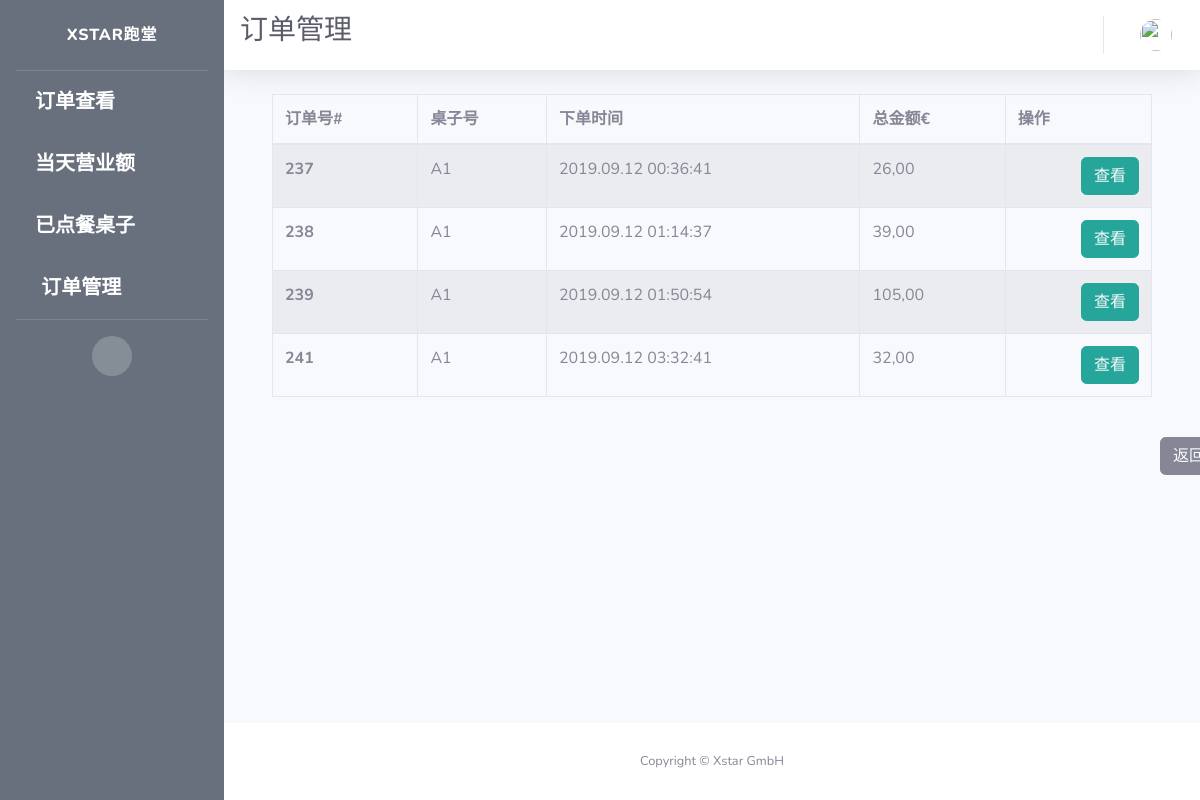
The app's page /alacarte/orders/manage, older data.
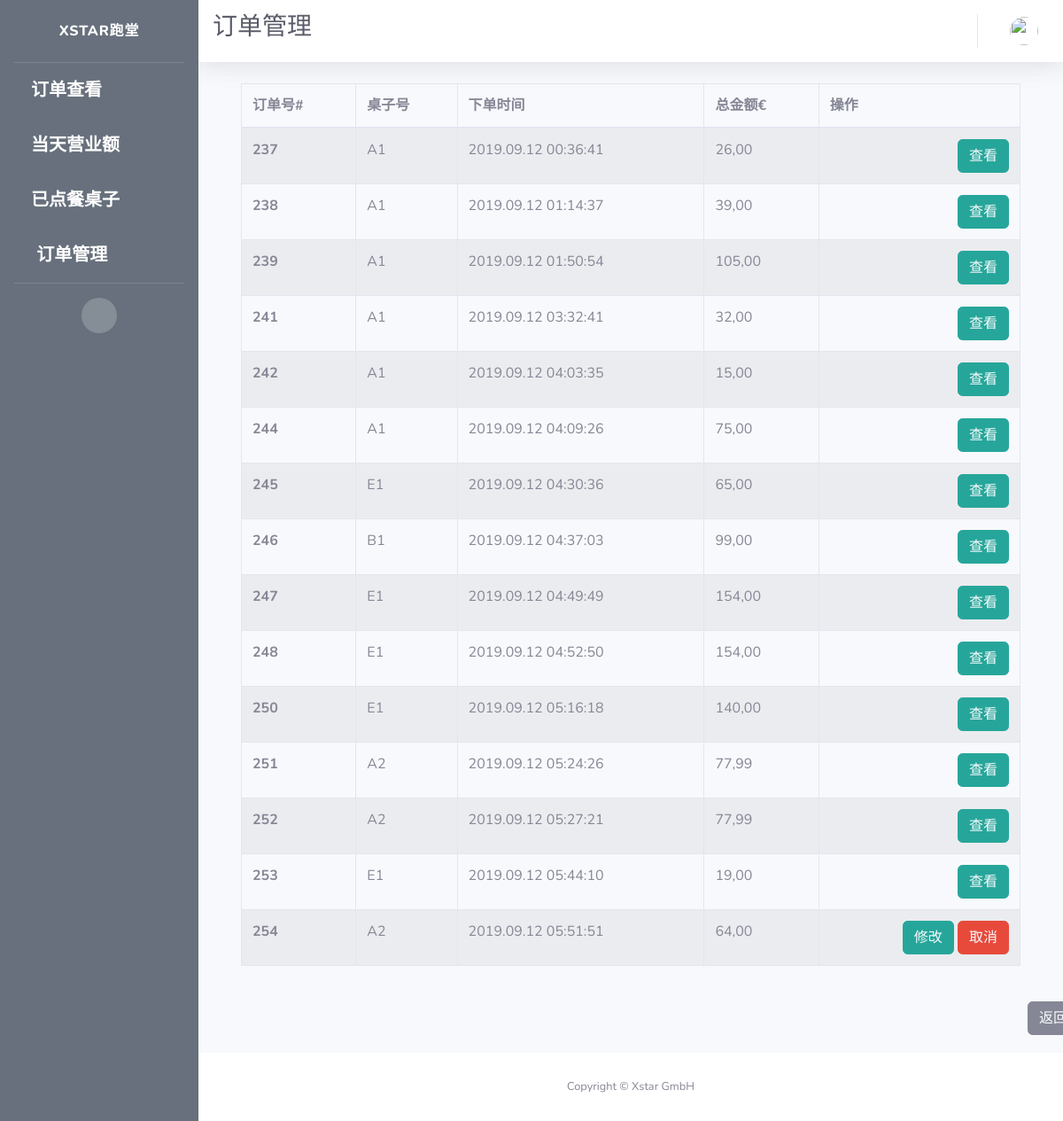
The same page, newer data.
### app/models.py (models this page shows)
class Order(db.Model):
    id = db.Column(db.Integer, primary_key=True, unique=True, index=True)
    totalPrice = db.Column(db.Float, unique=False)
    orderNumber = db.Column(db.String(200), unique=True)
    timeCreated = db.Column(db.DateTime, default=datetime.utcnow)
    isPaid = db.Column(db.Boolean, default=False)
    isReady = db.Column(db.Boolean, default=False)
    isPickedUp = db.Column(db.Boolean, default=False)
    items = db.Column(db.String(1500))
    pay_via = db.Column(db.String(100))
    type = db.Column(db.String(100))
    container = db.Column(db.String(300))
    mealPrinted = db.Column(db.Boolean, default=False)
    printed = db.Column(db.Boolean, default=False)
    settleTime = db.Column(db.DateTime)
    settleID = db.Column(db.String(500))
    table_name = db.Column(db.String(500))
    seat_number = db.Column(db.String(500))
    isCancelled = db.Column(db.Boolean(), default=False)
    dishes = db.Column(db.String(1500))
    discount = db.Column(db.Float)
    discount_rate = db.Column(db.Float)
    subtype = db.Column(db.String(500))

### app/routes.py (the view)
@app.route("/alacarte/orders/manage")
def alacarte_orders_manage():
    orders = db.session.query(Order).filter(
        Order.type == "In").all()
    cur_orders = [order for order in orders if order.timeCreated.date()
                  == today]
    items = {order.id: json.loads(order.items) for order in cur_orders}
    context = dict(title="订单管理",
                   open_orders=cur_orders,
                   items=items,
                   company_name=company_info.get('company_name'),
                   referrer=request.headers.get('Referer'),
                   datetime_format=datetime_format,
                   formatter=formatter)
    return render_template("alacarte_orders_admin.html", **context)

### app/utilities.py (called while the page is built)
def formatter(number):
    if number == 0:
        number = '{:.2f}'.format(round(number, 2))
        number = number.replace(".", ",")
        return number
    number = format_decimal(round(float(number), 2), locale="de_DE")
    if len(number.split(",")) == 1:
        number = number + ",00"
        return number
    if len(number.split(",")[1]) == 1:
        number = number + "0"
        return number
    return number

### app/templates/alacarte_orders_admin.html (shortened to what this page needs)
{% extends 'waiter_admin.html' %}
{% block css %}
<link rel="stylesheet" type="text/css" href="https://cdn.datatables.net/1.10.19/css/jquery.dataTables.css">
<link rel="stylesheet" type="text/css" href="https://cdnjs.cloudflare.com/ajax/libs/twitter-bootstrap/4.1.3/css/bootstrap.css">
<link rel="stylesheet" type="text/css" href="https://cdn.datatables.net/1.10.19/css/dataTables.bootstrap4.min.css">
{% endblock %}
{% block title %}
<h1 class="h3 mb-2 text-gray-800">{{title}}</h1>
{% endblock %}
{% block content %}
<div class="container">
  <div class="row">
    <div class="col-sm-12">
      <table id="example" class="table table-striped table-bordered">
        <thead>
          <tr>
            <th scope="col">订单号#</th>
            <th scope="col">桌子号</th>
            <th scope="col">下单时间</th>
            <th scope="col">总金额€</th>
            <th scope="col">操作</th>
          </tr>
        </thead>
        <tbody>
          {% for order in open_orders %}
          <tr>
            <th scope="row">{{order.id}}</th>
            <td>{{ order.table_name }}</td>
            <td>{{ order.timeCreated.strftime(datetime_format) }}</td>
            <td>{{ formatter(order.totalPrice) }}</td>
            <td style="text-align:right">
              <span>
                <button type="button" class="btn btn-info" style="border-color:#26a69a; background-color:#26a69a;">
                  <a href={{ url_for('alacarte_order_edit', order_id=order.id) }} style="color: rgb(247, 249, 252)">
                    {{"修改" if not order.isCancelled and not order.isPaid else "查看"}}
                  </a>
                </button>
              </span>
              <span>
                {% if not order.isCancelled and not order.isPaid %}
                <button type="button" class="btn btn-danger">
                  <a href={{ url_for('cancel_alacarte_order', order_id=order.id) }} style="color: rgb(247, 249, 252)">
                    取消
                  </a>
                </button>
                {% endif %}
              </span>
            </td>
          </tr>
          {% endfor %}
        </tbody>
      </table>
    </div>
  </div>
</div>
<br>
<button type="button" class="btn btn-secondary" id="back">
  <a href={{ url_for('waiter_admin') }} style="color: rgb(247, 249, 252)">
    返回
  </a>
</button>
{% endblock %}

### app/templates/waiter_admin.html (shortened to what this page needs)
<!DOCTYPE html>
<html lang="en">
<head>
  {% block css %}
  {% endblock %}
  <link href="{{ url_for('static', filename='fontawesome-free/css/all.min.css') }}" rel="stylesheet" type="text/css">
  <link href="{{ url_for('static', filename='css/sb-admin-2.min.css')}}" rel="stylesheet">
</head>
<body id="page-top">
  <div id="wrapper">
    <ul class="navbar-nav bg-gradient-primary sidebar sidebar-dark accordion" id="accordionSidebar">
      <a class="sidebar-brand d-flex align-items-center justify-content-center" href="{{ url_for('takeaway_orders_manage') }}">
        <div class="sidebar-brand-text mx-3">Xstar跑堂</div>
      </a>
      <hr class="sidebar-divider my-0">
      <li class="nav-item active">
        <a class="nav-link" href="{{url_for('waiter_admin') }}">
          <i class="fas fa-utensils"></i>
          <span>订单查看</span></a>
      </li>
      <li class="nav-item active">
        <a class="nav-link" href={{ url_for('render_revenue_by_waiter') }}>
          <i class="fas fa-money-bill-alt"></i>
          <span>当天营业额</span></a>
      </li>
      <li class="nav-item active">
        <a class="nav-link" href="{{url_for('active_alacarte_tables') }}">
          <i class="fas fa-user-friends"></i>
          <span>已点餐桌子</span></a>
      </li>
      <li class="nav-item active">
        <a class="nav-link" href="{{url_for('alacarte_orders_manage') }}">
          <i class="fas fa-fw fa-tachometer-alt"></i>
          <span>订单管理</span></a>
      </li>
      <hr class="sidebar-divider d-none d-md-block">
      <div class="text-center d-none d-md-inline">
        <button class="rounded-circle border-0" id="sidebarToggle"></button>
      </div>
    </ul>
    <div id="content-wrapper" class="d-flex flex-column">
      <div id="content">
        <nav class="navbar navbar-expand navbar-light bg-white topbar mb-4 static-top shadow">
          {% block title %}
          {% endblock %}
          <ul class="navbar-nav ml-auto">
            <li class="nav-item dropdown no-arrow">
              <a class="nav-link dropdown-toggle" href="#" id="userDropdown" role="button" data-toggle="dropdown" aria-haspopup="true" aria-expanded="false">
                <img class="img-profile rounded-circle" src="https://source.unsplash.com/QAB-WJcbgJk/60x60">
              </a>
            </li>
          </ul>
        </nav>
        <div class="container-fluid">
          {% block content %}{% endblock %}
        </div>
      </div>
      <footer class="sticky-footer bg-white">
        <div class="container my-auto">
          <div class="copyright text-center my-auto">
            <span>Copyright &copy; {{ company_name }}</span>
          </div>
        </div>
      </footer>
    </div>
  </div>
</body>
</html>

### app/templates/alacarte_orders_admin.html (style rules this page uses)
.row:after { content: ""; display: table; clear: both; }
#back { margin-left: 912px; margin-bottom:20px; }

### app/templates/waiter_admin.html (style rules this page uses)
.bg-gradient-primary { background-image: linear-gradient(180deg,#67707c 10%,#67707c 100%); background-size: cover; }

Row changes from the older to the newer data that the page shows:
added Order: id "242", table_name "A1", timeCreated "2019.09.12 04:03:35", totalPrice "15,00", isCancelled+isPaid "查看"
added Order: id "244", table_name "A1", timeCreated "2019.09.12 04:09:26", totalPrice "75,00", isCancelled "查看"
added Order: id "245", table_name "E1", timeCreated "2019.09.12 04:30:36", totalPrice "65,00", isCancelled+isPaid "查看"
added Order: id "246", table_name "B1", timeCreated "2019.09.12 04:37:03", totalPrice "99,00", isCancelled+isPaid "查看"
added Order: id "247", table_name "E1", timeCreated "2019.09.12 04:49:49", totalPrice "154,00", isCancelled+isPaid "查看"
added Order: id "248", table_name "E1", timeCreated "2019.09.12 04:52:50", totalPrice "154,00", isCancelled+isPaid "查看"
added Order: id "250", table_name "E1", timeCreated "2019.09.12 05:16:18", totalPrice "140,00", isCancelled+isPaid "查看"
added Order: id "251", table_name "A2", timeCreated "2019.09.12 05:24:26", totalPrice "77,99", isCancelled+isPaid "查看"
added Order: id "252", table_name "A2", timeCreated "2019.09.12 05:27:21", totalPrice "77,99", isCancelled+isPaid "查看"
added Order: id "253", table_name "E1", timeCreated "2019.09.12 05:44:10", totalPrice "19,00", isCancelled+isPaid "查看"
added Order: id "254", table_name "A2", timeCreated "2019.09.12 05:51:51", totalPrice "64,00", isCancelled+isPaid "修改"
